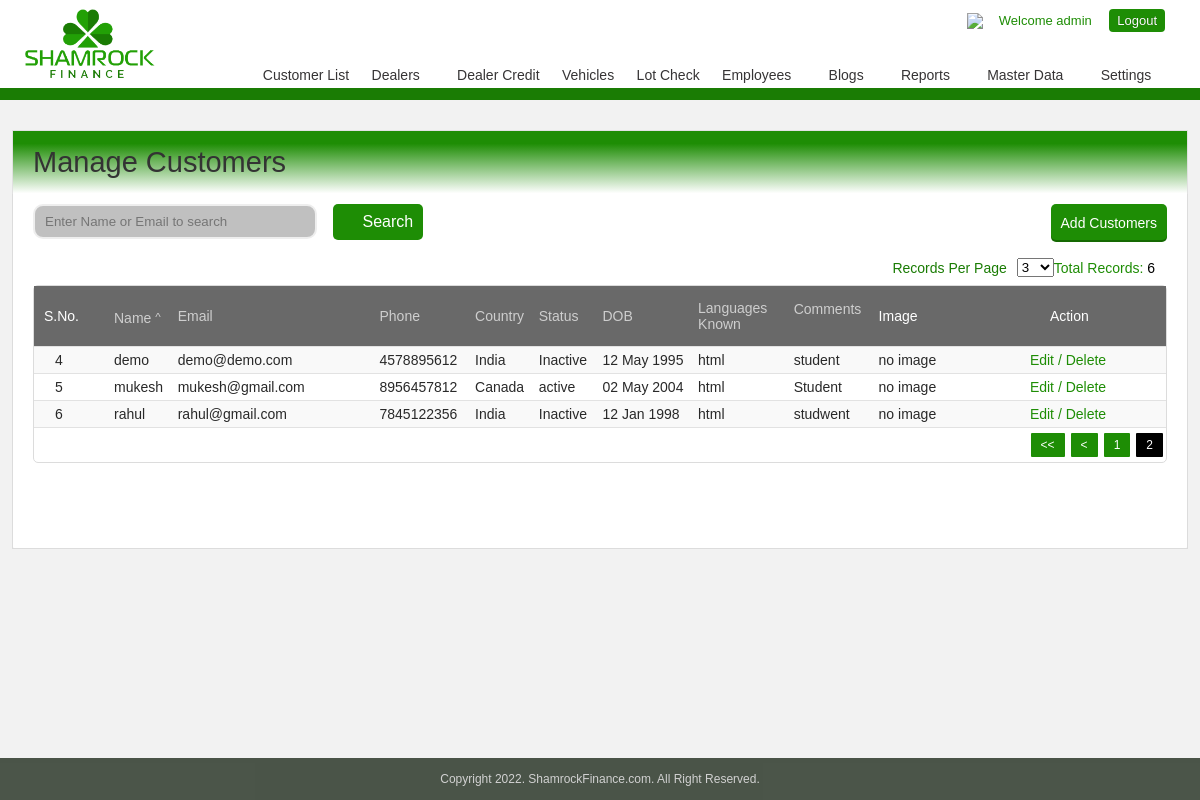
Screenshot of /list.php?page=2&record_per_page=3&sort_order=asc&sort_by=name (signed in) with the database file from the repository.
### tables this page shows
CREATE TABLE `users` (
  `id` int NOT NULL,
  `name` varchar(20) NOT NULL,
  `email` varchar(30) NOT NULL,
  `password` varchar(255) NOT NULL,
  `phone_no` varchar(20) NOT NULL,
  `country` varchar(2) NOT NULL,
  `status` int NOT NULL,
  `dob` date NOT NULL,
  `languages_known` varchar(255) NOT NULL,
  `comments` text NOT NULL,
  `image` varchar(50) NOT NULL
);

### list.php (the view, shortened to what this page needs)
<?php
if(!isset($_SESSION["is_login"])) {
	header('Location: login.php');
}
else{
    include('connection.php');
    include('header.php');
?>
<?php
	if(isset ($_GET['page'])) {
		$page =  $_GET['page'];
	}
	else{
		$page = 1;
	}
?>
	<div class="border-div"></div>
		<div class="hotel-listing ">
		<div class="regi-main ">
			<div id="wrapper2" class="vehicle_wrapper">
				<div class="my-account">
					<div class="myaccount-outer ">
	<div class="myaccount-outer">
	<div class="account-right-div">
		<div class="dashboard-heading">
			<h2>Manage Customers</h2>
					</div>
		<div class="dashboard-inner">
			<div class="dash-search">
				<form method="GET"  action="">
					<input style="background-color: #C0C0C0; border-radius: 10px;width:25%;" type="text" placeholder="Enter Name or Email to search" class="list-search" id="search" name="search" value="<?php
					if(!empty($search_value)) { echo "$search_value"; } ?>">
					<input type="submit" value="Search" class="add-user search-icon crome-left" >
					<span class='reg_span'>
						<div class="user-btn-div">
							<a title="Add" href="add.php">Add Customers </a>
						</div>
					</span>
				</form>
			</div>
			<div class="total_rec records-updates">
				<div class="add-records">Records Per Page</div>
				<select name="show_record" id="show_record" onchange="myFunction()">
					<option value="3" <?php if($_GET['record_per_page'] == "3") {echo selected; } ?> >3</option>
				</select>
				<div class="block-used1">
				 	<span>Total Records: </span>
				 	<?php
						$sql = "SELECT COUNT(id) as total FROM `users` ";
						if ($result=mysqli_query($conn,$sql)) {
						    $rowcount= mysqli_fetch_assoc($result);
						    echo $rowcount['total'];
						}
						else
						{
							echo "--";
						}
					?>
				 </div>
			</div>
			<div class="main-dash-summry Edit-profile nopadding11">
				<div class="my_table_div">
					<table class="fixes_layout">
						<thead >
							<tr>
								<th class="forWidthSno" width="2%"> <h1 class=""> S.No. </h1> </th>
								<th width="6%">
									<a title="Name" class="underline_classs" href="<?php
									if($_GET['sort_by'] == 'name' && $_GET['sort_order'] == 'asc')
									{
										if(empty($_GET['search'])) {
											echo " list.php?page=".$page."&record_per_page=".$_GET['record_per_page']."&sort_order=desc&sort_by=name";
										}
										else {
											echo " list.php?page=".$page."&record_per_page=".$_GET['record_per_page']."&sort_order=desc&sort_by=name&search=".$_GET['search'];
										}
									}
									?>">
										<h1 class="sort">Name<span><?php if($_GET['sort_order'] == 'asc' && $_GET['sort_by'] == 'name') { echo "<sup>^</sup>"; } if($_GET['sort_order'] == 'desc' && $_GET['sort_by'] == 'name') { echo "<sub>^</sub>"; }?></span></h1>
									</a>
								</th>
								<th width="19%">
									<a class="underline_classs" href="<?php
									if($_GET['sort_by'] != 'email' || $_GET['sort_order'] == 'desc' )
									{
										if(empty($_GET['search']))
										{
											echo " list.php?page=".$page."&record_per_page=".$_GET['record_per_page']."&sort_order=asc&sort_by=email";
										}
										else
										{
											echo " list.php?page=".$page."&record_per_page=".$_GET['record_per_page']."&sort_order=asc&sort_by=email&search=".$_GET['search'];
										}
									}
									?>">
										<h1 title="Company Name" class="sort" >Email</h1>
									</a>
								</th>
								<th width="9%">
									<a title="Year" class="underline_classs" href="http://dexteroustechnologies.co.in/shamrock/admin/vehicles/index/10/0/asc//sort/year/">
												<h1 class="sort">Phone</h1>
										</a>								</th>
								<th width="6%">
									<a title="Make" class="underline_classs" href="http://dexteroustechnologies.co.in/shamrock/admin/vehicles/index/10/0/asc//sort/make/">
												<h1 class="sort">Country</h1>
										</a>								</th>
								<th width="6%">
									<a title="Model" class="underline_classs" href="http://dexteroustechnologies.co.in/shamrock/admin/vehicles/index/10/0/asc//sort/model/">
												<h1 class="sort">Status</h1>
										</a>								</th>
								<th width="9%">
									<a title="Total Due" class="underline_classs" href="http://dexteroustechnologies.co.in/shamrock/admin/vehicles/index/10/0/asc//sort/purchase_price/">
												<h1 class="sort">DOB</h1>
										</a>								</th>
								<th width="9%">
									<a title="Floorplan date" class="underline_classs" href="http://dexteroustechnologies.co.in/shamrock/admin/vehicles/index/10/0/asc//sort/purchase_date/">
												<h1 class="sort">Languages Known</h1>
										</a>								</th>
								<th width="8%">
									<a title="Current Status" class="underline_classs" href="http://dexteroustechnologies.co.in/shamrock/admin/vehicles/index/10/0/asc//sort/current_status/">
												<h1 class="sort">Comments <i class="fa fa-angle-up menu-down"></i></h1>
										</a>								</th>
								<th width="15%"> <h1> Image </h1> </th>
								<th width="13%"> <h1> Action </h1> </th>
							</tr>
						</thead>
						<tbody>
								<?php
								if( $_GET['record_per_page'] != 'all' ) {
									$sort_by = $_GET['sort_by'];
									$sort_order = $_GET['sort_order'];
									$limitrecord = $_GET['record_per_page'];
									$offset = ($page-1) * $limitrecord;
									$total_page = ceil($rowcount['total'] / $limitrecord);
									if (!empty($search_value)){
										$sql = "select id, name, email, phone_no, country, status, dob, languages_known, comments, image from users where name like '%$search_value%' or email like '%$search_value%' order by $sort_by $sort_order LIMIT $offset, $limitrecord ";
									}
									else{
									$sql = "select id, name, email, phone_no, country, status, dob, languages_known, comments, image from users order by $sort_by $sort_order LIMIT $offset, $limitrecord ";
									}
								}
								$result = mysqli_query($conn, $sql);
								$i = ( ($page-1) * $limitrecord) + 1;
								if (mysqli_num_rows($result) > 0)
								{
									while($row = mysqli_fetch_assoc($result))
									{
										echo "<tr style='background-color:'>";
										echo "<td>".$i."</td>";
										echo "<td>".$row['name']."</td>";
										echo "<td>".$row['email']."</td>";
										echo "<td>".$row['phone_no']."</td>";
										if($row['country'] == 'IN') {
											echo "<td>India</td>";
										}
										if($row['country'] == 'CA') {
											echo "<td>Canada</td>";
										}
										if($row['status'] == 1) {
											echo "<td>active</td>";
										}
										if($row['status'] == 0) {
											echo "<td>Inactive</td>";
										}
										$date = strtotime($row['dob']);
										echo "<td>".date("d M Y", $date)."</td>";
										echo "<td>".$row['languages_known']."</td>";
										echo "<td>".$row['comments']."</td>";
										if(!empty($row['image'])) {
											echo "<td><div class='img-preview'><img onclick='previewImage(this)' src='dbimages/".$row['image']."' alt='No image' face width='50' height='50'></div></td>";
										}
										else{
											echo "<td>no image</td>";
										}
										echo "<td><a href='edit.php?&id=".$row['id']." '>Edit / </a>
										<a onClick=\"javascript: return confirm('Please confirm deletion');\" href='delete.php?page=".$_GET['page']."&record_per_page=".$_GET['record_per_page']."&sort_order=".$_GET['sort_order']."&sort_by=".$_GET['sort_by']."&search=".$_GET['search']."&id=".$row['id']."'>Delete</a></td>";
										echo "</tr>";
										$i++;
									}
								}
								else
								{
									echo "<div class='login-error'>Something Wrong.</div>";
								}
								?>
						</tbody>
					</table>
						</div>
						<div class="pagination">
							<?php
							if($page > 1 ){
								if(empty($_GET['search'])) {
									echo '<a href= "list.php?page=1&record_per_page='.$limitrecord.'&sort_order='.$_GET['sort_order'].'&sort_by='.$_GET['sort_by'].' "> << </a>';
								}
								else {
								echo '<a href= "list.php?page=1&record_per_page='.$limitrecord.'&sort_order='.$_GET['sort_order'].'&sort_by='.$_GET['sort_by'].'&search='.$_GET['search'].' "> << </a>';
								}
								if(empty($_GET['search'])) {
									echo '<a href= "list.php?page='.($page-1).'&record_per_page='.$limitrecord.'&sort_order='.$_GET['sort_order'].'&sort_by='.$_GET['sort_by'].' "> < </a>';
								}
								else{
								echo '<a href= "list.php?page='.($page-1).'&record_per_page='.$limitrecord.'&sort_order='.$_GET['sort_order'].'&sort_by='.$_GET['sort_by'].'&search='.$_GET['search'].' "> < </a>';
								}
							}
							for($i=1; $i<=$total_page; $i++)
							{
								if($i == $page)
								{
									if(empty($_GET['search'])) {
										echo '<a style="background-color:black;" href= "list.php?page='.$i.'&record_per_page='.$limitrecord.'&sort_order='.$_GET['sort_order'].'&sort_by='.$_GET['sort_by'].' ">'.$i.'</a>';
									}
									else{
										echo '<a style="background-color:black;" href= "list.php?page='.$i.'&record_per_page='.$limitrecord.'&sort_order='.$_GET['sort_order'].'&sort_by='.$_GET['sort_by'].'&search='.$_GET['search'].' ">'.$i.'</a>';
									}
								}
								else {
									if(empty($_GET['search'])) {
										echo '<a href= "list.php?page='.$i.'&record_per_page='.$limitrecord.'&sort_order='.$_GET['sort_order'].'&sort_by='.$_GET['sort_by'].' ">'.$i.'</a>';
									}
									else {
									echo '<a href= "list.php?page='.$i.'&record_per_page='.$limitrecord.'&sort_order='.$_GET['sort_order'].'&sort_by='.$_GET['sort_by'].'&search='.$_GET['search'].' ">'.$i.'</a>';
									}
								}
							}
							?>
						</div>
					</div>
				</div>
			</div>
		</div>
					</div>
                </div>
			</div>
		</div>
<?php } ?>
<?php
include('footer.php');
?>

### header.php (shortened to what this page needs)
<!DOCTYPE html PUBLIC "-//W3C//DTD XHTML 1.0 Transitional//EN" "http://www.w3.org/TR/xhtml1/DTD/xhtml1-transitional.dtd">
<html xmlns="http://www.w3.org/1999/xhtml">
	<head>
		<link href="css/font-awesome.css" rel="stylesheet">
		<link href="css/font-awesome.min.css" rel="stylesheet">
		<link rel="stylesheet" type="text/css" href="css/style.css"/>
	</head>
	<body class="admin_body">
		<header>
			<div id="wrapper2">
				<div class="header-base">
					<div class="logo-div">
						<a title="Shamrock Finance" href ="http://localhost/vishal/shamrock">
							<img alt="Shamrock Finance" src="images/logo.png"/>
						</a>
					</div>
				<?php
				if($_SESSION['is_login']){ ?>
					<div class="header-right-main">
						<nav  class="dashboard-nav">
							<div class="welcometxt">
								<h2>
									<a  title="Unread Message(s)" href="" class="message-icon">
									<img  src="http://dexteroustechnologies.co.in/shamrock/assets/images/admin/message_chat.png">
									</a>
									<?php
									include('connection.php');
									$email = $_SESSION['email'];
									$password = $_SESSION['password'];
									$sql = "select name from users where email='$email' AND password='$password' ";
									$result = mysqli_query($conn, $sql);
									if (mysqli_num_rows($result) == 1){
										while($row = mysqli_fetch_assoc($result)) {
											$username = $row['name'];
										}
									}
									?>
									<span>Welcome <?php echo $username; ?></span>
								</h2>
							</div>
							<ul>
								<li >
									<a href="logout.php" class="active sign-out">Logout</a>
								</li>
							</ul>
						</nav>
						<div class="navi-outer" id="dashboard">
													<ul>
								<li>
									<a  href="list.php">Customer List</a>
								</li>
								<li class="slide-menu" id="manage_dealers" style="display:inline-block">
									<a href="#"> Dealers <i class="fa fa-angle-down menu-down"></i>  </a>
								</li>
								<li class="slide-menu" id="manage_dealercredit" style="display:inline-block">
									<a href=""> Dealer Credit </a>
								</li>
								<li class="slide-menu" id="manage_vehicles" style="display:inline-block">
									<a href=""> Vehicles </a>
								</li>
								<li class="slide-menu" id="manage_lotcheck" style="display:inline-block">
									<a href=""> Lot Check </a>
								</li>
								<li class="slide-menu" id="manage_admin" style="display:inline-block">
									<a href="#"> Employees <i class="fa fa-angle-down menu-down"></i>  </a>
								</li>
								<li style="display:inline-block" id="blogs">
									<a class="" href="#"> Blogs <i class="fa fa-angle-down menu-down"></i> </a>
								</li>
								<li class="slide-menu " id="reports" style="display:inline-block">
									<a class="slide-menu-new" href="#"> Reports <i class="fa fa-angle-down menu-down"></i> </a>
								</li>
								<li class="slide-menu" id="master_data" style="display:inline-block">
									<a class="" href="#">Master Data <i class="fa fa-angle-down menu-down"></i> </a>
								</li>
								<li class="slide-menu" id="settings">
									<a class="" href="#"> Settings <i class="fa fa-angle-down menu-down"></i> </a>
								</li>
							</ul>
						</div>
					</div>
				<?php } ?>
				</div>
			</div>
		</header>

### list.php (style rules this page uses)
.fixes_layout th h1 span sup { margin-left: 4px; position: relative; bottom: -4px; }

### rows the page displays
users: name "admin"
users: name "demo", email "demo@demo.com", phone_no "4578895612", country "India", status "Inactive", dob "12 May 1995", languages_known "html", comments "student", image "no image"
users: name "mukesh", email "mukesh@gmail.com", phone_no "8956457812", country "Canada", status "active", dob "02 May 2004", languages_known "html", comments "Student", image "no image"
users: name "rahul", email "rahul@gmail.com", phone_no "7845122356", country "India", status "Inactive", dob "12 Jan 1998", languages_known "html", comments "studwent", image "no image"

### other values shown
$rowcount['total'] "6"
